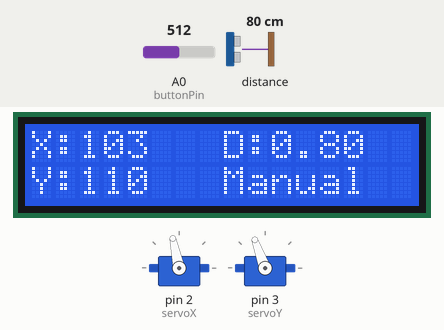
Recording of a sketch running on a simulated Arduino Uno, built with avr-gcc and run on an emulated ATmega328P. Parts: 16×2 character LCD, 2 × servo. The test bench sets the inputs (shaded band); at power-on: A0 (buttonPin) = 512, distance to the obstacle 80 cm. What the sketch prints to the serial monitor is not drawn.

Above: at 1.24 s.
1.3 s: A0 (buttonPin) set to 674
2.8 s: A0 (buttonPin) set to 709
At 2.86 s:
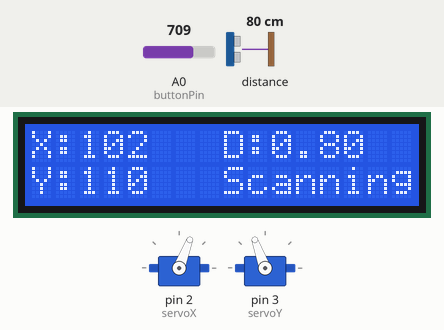
4.5 s: distance to the obstacle set to 2 cm
At 4.53 s:
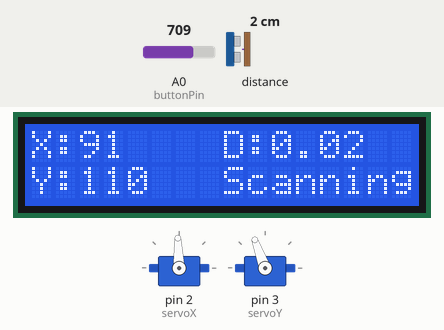
6.8 s: distance to the obstacle set to 9 cm
At 6.86 s:
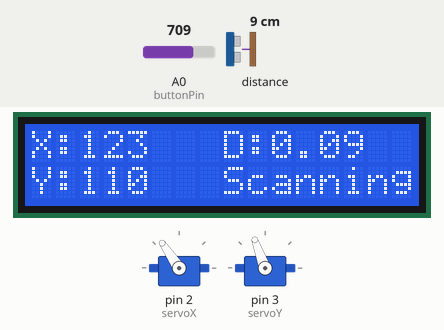
9.7 s: distance to the obstacle set to 4 cm
At 9.77 s:
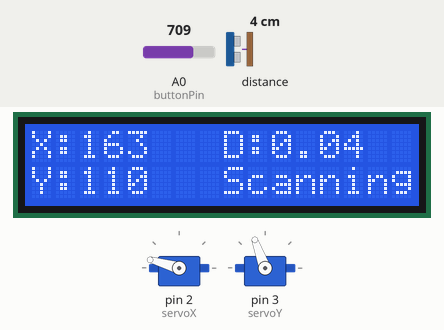
Timing chart, 0 to 12.2 s (numbered marks = the images above; inputs shaded):
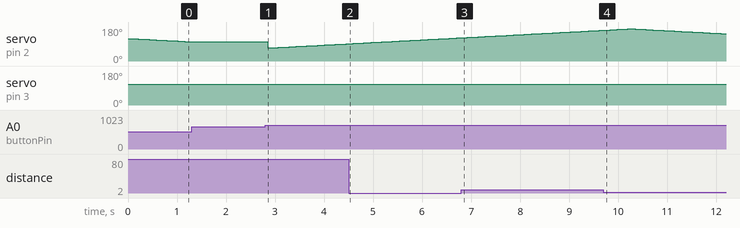

The sketch:

LIDAR_Scanner_Arduino_Sketch.ino
```cpp
// This is a sketch, designed to use an Arduino UNO, two servos, LCD screen and a LIDAR sensor to create a LIDAR scanner.
// The scanner with attempt to map out a room using this sketch, and a processing sktech.
// Run this first before the processing sketch.

// Importing libaries required for components to function
#include <LiquidCrystal.h>
#include <Servo.h>
#include <LIDARLite.h>

// Creating objects for both servos, the lidar, and the LCD screen.
LiquidCrystal lcd(8, 9, 4, 5, 6, 7);
// If LCD Keypad Shield is pre-soldered(Like in my case); pin assignment comes from the shield datasheet
Servo servoX;
Servo servoY;
LIDARLite lidar;

// Minimum/Maximum servo angles given in degrees.
// Please modify these to avoid hitting limits and allow for the best/desired range of motion for the scanner.
int minPosX = 69;
int maxPosX = 170;
int minPosY = 110;
int maxPosY = 180;

// Stores previous servo postions
// Used to detect movement
int lastPosX = 0;
int lastPosY = 0;

// The variables are used to read buttons from LCD Keypad
// The pin A0 connects all 5 buttons(Left, Up, Down, Right and Select) to one pin.
// Each button has a different voltage which will be used to read the button pressed.
int buttonPin = A0;
// Variable to store voltage detected from buttonPin
int buttonValue = 0;
// Variable creating a voltage threshold for button values. (Countering analog noise)
int buttonThreshold = 50;

//Counts how many times loop() has run
int loopCount = 0;

// Counts how many times auto-scan has run
int scanIteration = 0;

// Stores the current/previous LIDAR distance readings in centimeters
int radius = 0;
int lastRadius = 0;

// Tracks if SELECT button has already been handled
// Ensures the mode only changes once per physical press
boolean selectButtonPressed = false;

// Tracks wether auto-scan mode is active
boolean scanning = false;

// Direction of horizontal scan
// false = left
// true = right
boolean scanDirection = false;

// Stores how many degrees the servo moves each loop, in auto-scan mode.
// Smaller number = slower, more detailed scan
// Larger number = faster, less deteailed scan
// At very large numbers, can be jerky
int scanIncrement = 1;

// Starts servoX centered
int posX = (maxPosX + minPosX) / 2;

// Starts servoY at the lower fourth, (just low-ish)
int posY = (maxPosY + minPosY) / 4;

// Used to convert degrees into radians for trig functions
float pi = 3.14159265;
float deg2rad = pi / 180.0;


void setup() {
  // Initalises an LCD screen of 16x2 size
  // Change to your screen dimensions
  lcd.begin(16, 2);

  // Displays "Manual" or "Scanning" on the screen
  updateModeDisplay();

  // Initalises communication with Lidar scanner
  lidar.begin(0, true);

  // Configured to pick a mode, for lidar configuration, refer to library configuration for these values.
  // For the Lidar-Lite 3 Laser Rangefinder
  // 0: Default mode, balanced performance
  // 1: Short range, high speed. (Good for small rooms)
  // 2: Default range, higher speed short range. Turns on quick termination for faster measurements at short range, (with decreased accuracy)
  // 3: Maximum range, slow
  // 4: High sensitivity detection
  // 5: Low sensitivity detection
  lidar.configure(0);

  // Assigns servoX and servoY to the pins they are wired to.
  // In my case, D2 and D3
  servoX.attach(2);
  servoY.attach(3);

  // Move servos to starting position
  servoX.write(posX);
  servoY.write(posY);

  // Starts USB serial communication
  Serial.begin(9600);
}


void loop() {

  // Assigns voltage value, to buttonValue based on the button pressed.
  // Voltage values:
  // None ≈ 1023
  // Left ≈ 505
  // Up ≈ 145
  // Down ≈ 329
  // Right ≈ 0
  // Select ≈ 741
  buttonValue = analogRead(buttonPin);

  // If auto scan mode is active
  if (scanning == true) {

    // Detects if the SELECT button is pressed
    if (abs(buttonValue - 741) < buttonThreshold) {
      if (!selectButtonPressed) {
        // switch to manual scan mode
        selectButtonPressed = true;
        scanning = false;
        updateModeDisplay();
      }
    } else {
      selectButtonPressed = false;
    }

    // Moves servo to the left or right
    if (scanDirection == true) {
      posX += scanIncrement;
    } else {
      posX -= scanIncrement;
    }

    // If horziontal limit reached
    if (posX > maxPosX || posX < minPosX) {
      // Reverse scanning direction and move up one row
      scanDirection = !scanDirection;
      posY += scanIncrement;

      // End scan when top is reached
      if (posY > maxPosY) {
        if (scanIteration < 8) {
          posX = minPosX;
          posY = minPosY;
          scanDirection = true;
          scanIteration += 1;
        }
        else {
        // completed auto scan, return to manual scan mode
        scanning = false;
        updateModeDisplay();
        }
      }
    }

   // If auto scam mode is not active // Manual Mode
  } else {

    // Detects if the SELECT button is pressed
    if (abs(buttonValue - 741) < buttonThreshold) {
      if (!selectButtonPressed) {
        // switch to auto scan mode
        selectButtonPressed = true;
        scanning = true;
        // Assign servos to default positions
        posX = minPosX;
        posY = minPosY;
        scanDirection = true;
        updateModeDisplay();
      }

    //Checks wether Left, Right, Top or Button button is pressed.
    // Moves according to it
    } else if (abs(buttonValue - 505) < buttonThreshold) {
      // manual scan left
      posX -= 1;
    } else if (abs(buttonValue - 329) < buttonThreshold) {
      // manual scan down
      posY -= 1;
    } else if (abs(buttonValue - 145) < buttonThreshold) {
      // manual scan up
      posY += 1;
    } else if (abs(buttonValue - 0) < buttonThreshold) {
      // manual scan right
      posX += 1;
    } else {
      selectButtonPressed = false;
    }
  }

  // Ensures the values are within limits, preventing the servos from being damaged.
  posX = min(max(posX, minPosX), maxPosX);
  posY = min(max(posY, minPosY), maxPosY);

  // Moves servos only if position changed.
  bool moved = moveServos();

  // Updates LCD with current angles
  displayPosition();

  // Increment loop count
  loopCount += 1;

  // Recalibrate scanner every 100 scans
  if (loopCount % 100 == 0) {
    radius = lidar.distance();

    // Faster read without any calibration
  } else {
    radius = lidar.distance(false);
  }

  // Only updates radius, if distance detected moves more then 2cm, (filters out analogue noise)
  if (abs(radius - lastRadius) > 2)
  {
    lastRadius = radius;
    // Sets LCD cursor to 8th column 0 row
    lcd.setCursor(8, 0);

    // Displays distance in meters.
    lcd.print("D:" + String(radius / 100.0, 2) + "  ");
  }
  if (scanning == true || moved == true) {

    // Converts servo angles to spherical coordinates
    float azimuth = posX * deg2rad;
    float elevation = (180 - maxPosY + posY) * deg2rad;

    // Converts spherical to Cartesian coordinates
    double x = radius * sin(elevation) * cos(azimuth);
    double y = radius * sin(elevation) * sin(azimuth);
    double z = radius * cos(elevation);

    // Send 3D point to serial monitor, to be used in processing sketch.
    Serial.println(String(-x, 5) + " " + String(y, 5) + " " + String(-z, 5));
  }
}

// Function for moving servos
bool moveServos()
{

  // Keeps track wether either servo actually moved this loop
  bool moved = false;
  // Remebers the last servo posiitons between different function call iterations
  static int lastPosX;
  static int lastPosY;

  // If servo position has changed, move the servos!
  if (posX != lastPosX) {
    servoX.write(posX);
    lastPosX = posX;
    moved = true;
  }
  if (posY != lastPosY) {
    servoY.write(posY);
    lastPosY = posY;
    moved = true;
  }

  // Waits 30ms before next iteration
  delay(60);

  // Tells program if servo moved
  return moved;
}

void displayPosition()
{

  // Remebers previous X/Y positions displayed on LCD
  static int lastPosX;
  static int lastPosY;

  // If servo position has changed, update the screen!
  if (posX != lastPosX) {
    lcd.setCursor(0, 0);
    lcd.print("X:" + String(posX) + "  ");
    lastPosX = posX;
  }
  if (posY != lastPosY) {
    lcd.setCursor(0, 1);
    lcd.print("Y:" + String(posY) + "  ");
    lastPosY = posY;
  }
}

// Changes the display depending if auto-scan mode is active or inactive
void updateModeDisplay()
{
  lcd.setCursor(8, 1);
  if (scanning) {
    lcd.print("Scanning");
  } else {
    lcd.print("Manual  ");
  }
}
```

Measured:
- after the input at 1.3 s, servo on pin 2 (servoX): stays 102° (without the input it goes to 101° after 0.00 s)
- after the input at 2.8 s, the display: changes after 0.05 s (image 1)
